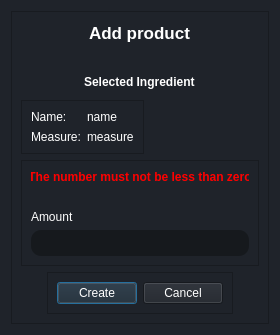
<?xml version="1.0" encoding="UTF-8"?>
<ui version="4.0">
 <class>addProductDialog</class>
 <widget class="QDialog" name="addProductDialog">
  <property name="geometry">
   <rect>
    <x>0</x>
    <y>0</y>
    <width>280</width>
    <height>335</height>
   </rect>
  </property>
  <property name="minimumSize">
   <size>
    <width>280</width>
    <height>335</height>
   </size>
  </property>
  <property name="maximumSize">
   <size>
    <width>280</width>
    <height>335</height>
   </size>
  </property>
  <property name="windowTitle">
   <string>Dialog</string>
  </property>
  <property name="styleSheet">
   <string notr="true">* {
	color: #fff;
	background-color: #1f232a;
}

QLineEdit {
	background-color: #16191d;
	padding: 5px 10px;
	border-top-left-radius: 10px;
	border-bottom-left-radius: 10px;
	border-top-right-radius: 10px;
	border-bottom-right-radius: 10px;
}</string>
  </property>
  <layout class="QVBoxLayout" name="verticalLayout_3">
   <item>
    <widget class="QFrame" name="frame">
     <property name="frameShape">
      <enum>QFrame::StyledPanel</enum>
     </property>
     <property name="frameShadow">
      <enum>QFrame::Raised</enum>
     </property>
     <layout class="QVBoxLayout" name="verticalLayout_2">
      <item alignment="Qt::AlignHCenter|Qt::AlignVCenter">
       <widget class="QLabel" name="label">
        <property name="font">
         <font>
          <pointsize>13</pointsize>
          <weight>75</weight>
          <bold>true</bold>
         </font>
        </property>
        <property name="text">
         <string>Add product</string>
        </property>
       </widget>
      </item>
      <item>
       <spacer name="verticalSpacer_2">
        <property name="orientation">
         <enum>Qt::Vertical</enum>
        </property>
        <property name="sizeType">
         <enum>QSizePolicy::Fixed</enum>
        </property>
        <property name="sizeHint" stdset="0">
         <size>
          <width>20</width>
          <height>20</height>
         </size>
        </property>
       </spacer>
      </item>
      <item alignment="Qt::AlignHCenter|Qt::AlignVCenter">
       <widget class="QLabel" name="label_6">
        <property name="font">
         <font>
          <weight>75</weight>
          <bold>true</bold>
         </font>
        </property>
        <property name="text">
         <string>Selected Ingredient</string>
        </property>
       </widget>
      </item>
      <item alignment="Qt::AlignLeft|Qt::AlignVCenter">
       <widget class="QFrame" name="frame_3">
        <property name="frameShape">
         <enum>QFrame::StyledPanel</enum>
        </property>
        <property name="frameShadow">
         <enum>QFrame::Raised</enum>
        </property>
        <layout class="QFormLayout" name="formLayout">
         <item row="0" column="1">
          <widget class="QLabel" name="nameIngredient">
           <property name="text">
            <string>name</string>
           </property>
          </widget>
         </item>
         <item row="0" column="0">
          <widget class="QLabel" name="label_2">
           <property name="text">
            <string>Name:</string>
           </property>
          </widget>
         </item>
         <item row="1" column="0">
          <widget class="QLabel" name="label_4">
           <property name="text">
            <string>Measure:</string>
           </property>
          </widget>
         </item>
         <item row="1" column="1">
          <widget class="QLabel" name="measureIngredient">
           <property name="text">
            <string>measure</string>
           </property>
          </widget>
         </item>
        </layout>
       </widget>
      </item>
      <item alignment="Qt::AlignHCenter|Qt::AlignVCenter">
       <widget class="QFrame" name="frame_20">
        <property name="frameShape">
         <enum>QFrame::StyledPanel</enum>
        </property>
        <property name="frameShadow">
         <enum>QFrame::Raised</enum>
        </property>
        <layout class="QVBoxLayout" name="verticalLayout_32">
         <item>
          <widget class="QLabel" name="labelErrorAddProduct">
           <property name="font">
            <font>
             <weight>75</weight>
             <bold>true</bold>
            </font>
           </property>
           <property name="styleSheet">
            <string notr="true">color: red</string>
           </property>
           <property name="text">
            <string>The number must not be less than zero</string>
           </property>
           <property name="alignment">
            <set>Qt::AlignCenter</set>
           </property>
          </widget>
         </item>
         <item>
          <spacer name="verticalSpacer">
           <property name="orientation">
            <enum>Qt::Vertical</enum>
           </property>
           <property name="sizeType">
            <enum>QSizePolicy::Fixed</enum>
           </property>
           <property name="sizeHint" stdset="0">
            <size>
             <width>20</width>
             <height>20</height>
            </size>
           </property>
          </spacer>
         </item>
         <item>
          <widget class="QLabel" name="label_22">
           <property name="text">
            <string>Amount</string>
           </property>
          </widget>
         </item>
         <item>
          <widget class="QLineEdit" name="inputAmount">
           <property name="minimumSize">
            <size>
             <width>200</width>
             <height>0</height>
            </size>
           </property>
           <property name="maximumSize">
            <size>
             <width>300</width>
             <height>16777215</height>
            </size>
           </property>
           <property name="inputMethodHints">
            <set>Qt::ImhDigitsOnly|Qt::ImhFormattedNumbersOnly</set>
           </property>
           <property name="clearButtonEnabled">
            <bool>true</bool>
           </property>
          </widget>
         </item>
        </layout>
       </widget>
      </item>
      <item alignment="Qt::AlignHCenter">
       <widget class="QFrame" name="frame_2">
        <property name="frameShape">
         <enum>QFrame::StyledPanel</enum>
        </property>
        <property name="frameShadow">
         <enum>QFrame::Raised</enum>
        </property>
        <layout class="QHBoxLayout" name="horizontalLayout">
         <item>
          <widget class="QPushButton" name="createBtn">
           <property name="text">
            <string>Create</string>
           </property>
          </widget>
         </item>
         <item>
          <widget class="QDialogButtonBox" name="buttonBox">
           <property name="standardButtons">
            <set>QDialogButtonBox::Cancel</set>
           </property>
           <property name="centerButtons">
            <bool>true</bool>
           </property>
          </widget>
         </item>
        </layout>
       </widget>
      </item>
     </layout>
    </widget>
   </item>
  </layout>
 </widget>
 <resources/>
 <connections/>
</ui>
